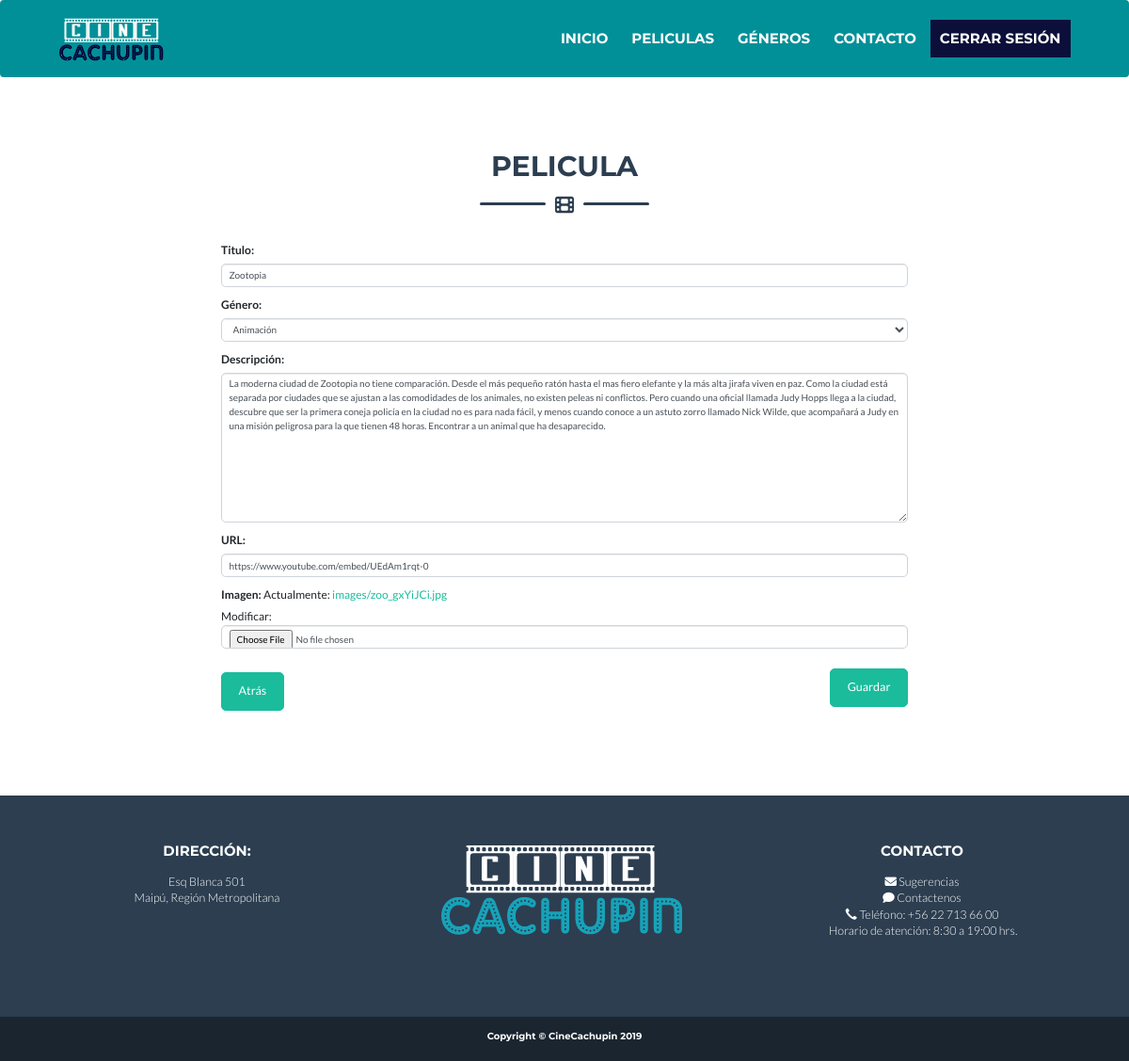
The app's page /peliculas/movie/fea4e725d4954c0892c2af77e15a7d02/update/ (signed in) with its own data.
### peliculas/models.py (models this page shows, shortened)
class Movie(models.Model):
    id = models.UUIDField(primary_key=True, default=uuid.uuid4)
    title = models.CharField(max_length=200)
    genre = models.ForeignKey('Genre', on_delete=models.SET_NULL, null=True, blank=False)
    summary = models.TextField(max_length=1000)
    url = models.URLField(max_length=100, default='')
    image = models.ImageField(upload_to='images/', null=True, blank=True)
    class Meta:
        ordering=['title']

### peliculas/views.py (the view)
# urls.py: path('movie/<str:pk>/update/', views.movie_edit, name='movie_update'),
def movie_edit(request, pk):
    post = get_object_or_404(Movie, pk=pk)
    if request.method == "POST":
        form = MovieForm(request.POST, request.FILES, instance=post)
        if form.is_valid():
            post = form.save()
            post.save()
            return redirect('movie-detail', pk=post.pk)
    else:
        form = MovieForm(instance=post)
    return render(request, 'peliculas/movie_form.html', {'form': form})

### peliculas/forms.py
class MovieForm(forms.ModelForm):
    title = forms.CharField(label='Titulo',max_length=200, widget=forms.TextInput(
        attrs={
            'class':'form-control'
        }
    ))
    summary = forms.CharField(label='Descripción', max_length=1000, widget=forms.Textarea(
        attrs={
            'class':'form-control'
        }
    ))
    url = forms.URLField(label='URL', max_length=100,widget=forms.URLInput(
        attrs={
            'class':'form-control'
        }
    ))
    genre = forms.ModelChoiceField(queryset=Genre.objects.all(), label='Género',
            widget=forms.Select(
            attrs={
                'class':'form-control'
            }
            ))
    image = forms.ImageField(label='Imagen',
            widget=forms.ClearableFileInput(
            attrs={
                'class':'form-control'
            }
            ))
    class Meta:
        model = Movie
        fields = ('title','genre','summary', 'url', 'image',)

### peliculas/models.py (called while the page is built)
	def __str__(self):
		return self.name

### peliculas/templates/peliculas/movie_form.html (shortened to what this page needs)
{% extends "base_generic.html" %}
{% block content %}
<section class="page-section masthead" id="contact">
          {% if user.is_authenticated  %}{% if user.is_staff %}
          <div class="container">
          <h2 class="page-section-heading text-center text-uppercase text-secondary mb-0">Pelicula</h2>
          <div class="divider-custom">
            <div class="divider-custom-line"></div>
            <div class="divider-custom-icon">
              <i class="fas fa-film"></i>
            </div>
            <div class="divider-custom-line"></div>
          </div>
    <div class="row">
    <div class="col-lg-8 mx-auto">
    <form method="POST" class="post-form" enctype="multipart/form-data">{% csrf_token %}
        <div style="font-size: 12px;">
        {{ form.as_p }}
        </div>
        <button type="submit" class="save btn btn-primary btn-xl" style="float: right;   margin-top: 1.5%">Guardar</button>
        <br>
    </form>
    <button onClick="javascript:history.go(-1)" class="btn btn-primary btn-xl" style="float:left;;">Atrás</button>
    </div>
          {% else %}<div class="container">
              <p class="page-section-heading text-center text-uppercase text-secondary mb-0">Usted no tiene los permisos necesarios para realizar esta acción!!</p>
                  </div>
          {% endif %}{% else %}<div class="container">
        <p class="page-section-heading text-center text-uppercase text-secondary mb-0">Usted no tiene los permisos necesarios para realizar esta acción!!</p>
            </div>
    {% endif %}
</section>
{% endblock %}

### records on screen
Movie: title "Zootopia", genre "Animación", summary "La moderna ciudad de Zootopia no tiene comparación. Desde el más pequeño ratón hasta el mas fiero elefante y la más alta jirafa viven en paz. Como la ciudad está separada por ciudades que se ajustan a las comodidades de los animales, no existen peleas ni conflictos. Pero cuando una oficial llamada Judy Hopps llega a la ciudad, descubre que ser la primera coneja policía en la ciudad no es para nada fácil, y menos cuando conoce a un astuto zorro llamado Nick Wilde, que acompañará a Judy en una misión peligrosa para la que tienen 48 horas. Encontrar a un animal que ha desaparecido.", url "https://www.youtube.com/embed/UEdAm1rqt-0"
